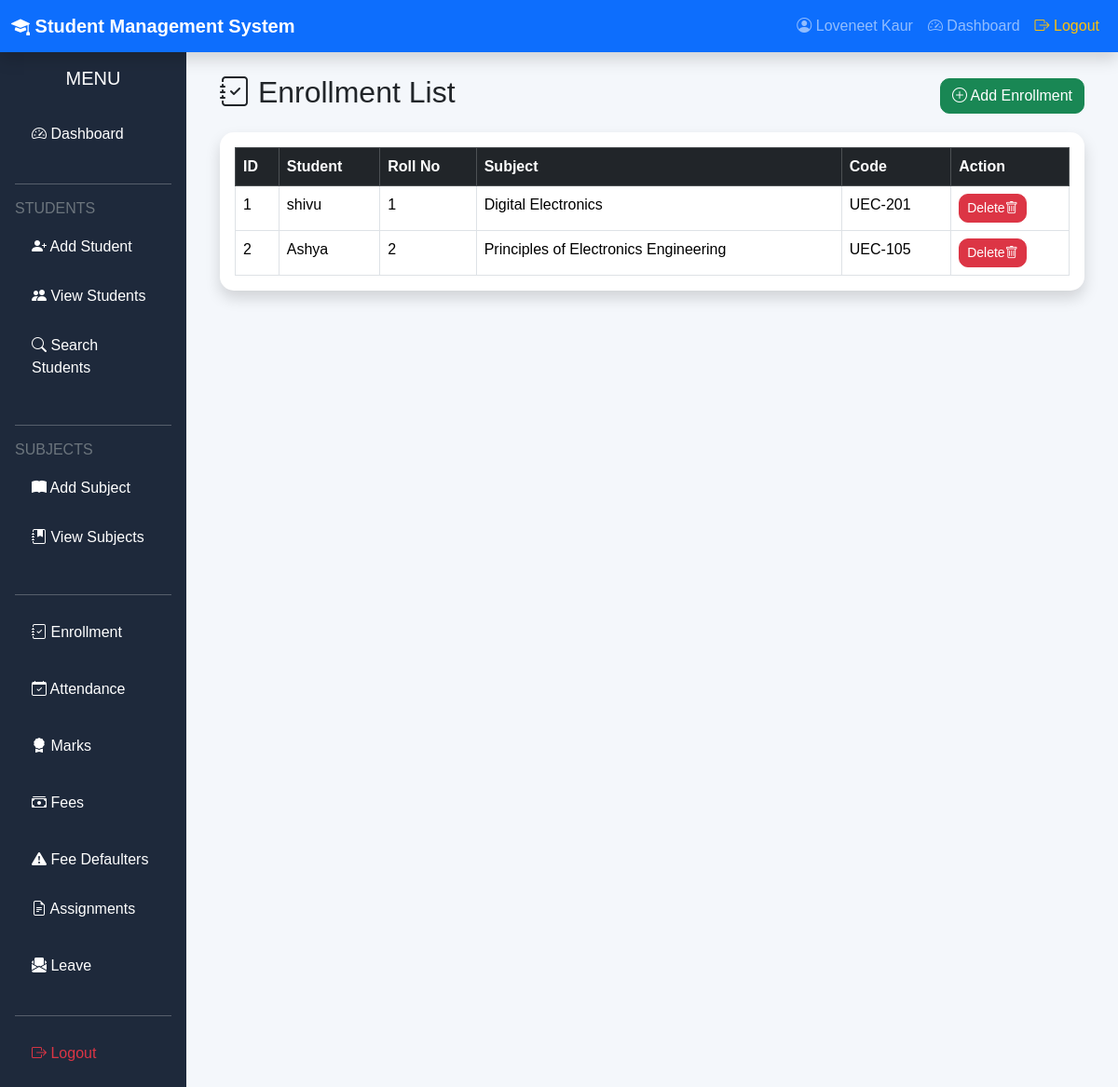
/view_enrollments (signed in), run on the app's committed database.
### models.py (models this page shows)
class Enrollment(db.Model):
    __tablename__ = "enrollments"
    id = db.Column(db.Integer, primary_key=True)
    student_id = db.Column(
        db.Integer,
        db.ForeignKey("students.id"),
        nullable=False
    )
    subject_id = db.Column(
        db.Integer,
        db.ForeignKey("subjects.id"),
        nullable=False
    )
    student = db.relationship(
        "Students",
        backref="enrollments"
    )
    subject = db.relationship(
        "Subject",
        backref="enrollments"
    )

class Students(db.Model):
    __tablename__ = "students"
    id = db.Column(db.Integer, primary_key=True)
    roll_number = db.Column(db.String(20), unique=True, nullable=False)
    name = db.Column(db.String(100), nullable=False)
    branch = db.Column(db.String(100), nullable=False)
    semester = db.Column(db.String(20), nullable=False)
    phone = db.Column(db.String(15))
    email = db.Column(db.String(120), unique=True)
    photo = db.Column(db.String(255))
    marks = db.Column(db.Float, default=0)
    attendance = db.Column(db.Float, default=0)
    total_fee = db.Column(db.Float, default=0)
    paid_fee = db.Column(db.Float, default=0)
    due_fee = db.Column(db.Float, default=0)
    fee_status = db.Column(db.String(20), default="Pending")
    status = db.Column(db.String(30), default="Active")
    admission_date = db.Column(
        db.Date,
        default=date.today
    )

class Subject(db.Model):
    __tablename__ = "subjects"
    id = db.Column(db.Integer, primary_key=True)
    subject_name = db.Column(
        db.String(100),
        nullable=False
    )
    subject_code = db.Column(
        db.String(20),
        unique=True,
        nullable=False
    )
    credits = db.Column(db.Integer)

### routes/enrollments/crud.py (the view)
@app.route("/view_enrollments")
def view_enrollments():
    if "user_id" not in session:
        return redirect("/login")
    enrollments = Enrollment.query.all()
    return render_template(
        "view_enrollments.html",
        enrollments=enrollments
    )

### templates/view_enrollments.html (shortened to what this page needs)
{% extends "base.html" %}
{% block content %}
<div class="container-fluid">
    <div class="d-flex justify-content-between align-items-center mb-3">
        <h2>
            <i class="bi bi-journal-check"></i>
            Enrollment List
        </h2>
        <a href="/add_enrollment"
           class="btn btn-success">
            <i class="bi bi-plus-circle"></i>
            Add Enrollment
        </a>
    </div>
    <div class="card shadow">
        <div class="card-body">
            <table class="table table-bordered table-hover">
                <thead class="table-dark">
                    <tr>
                        <th>ID</th>
                        <th>Student</th>
                        <th>Roll No</th>
                        <th>Subject</th>
                        <th>Code</th>
                        <th>Action</th>
                    </tr>
                </thead>
                <tbody>
                {% if enrollments %}
                    {% for enrollment in enrollments %}
                    <tr>
                        <td>{{ enrollment.id }}</td>
                        <td>{{ enrollment.student.name }}</td>
                        <td>{{ enrollment.student.roll_number }}</td>
                        <td>{{ enrollment.subject.subject_name }}</td>
                        <td>{{ enrollment.subject.subject_code }}</td>
                        <td>
                            <a href="/delete_enrollment/{{ enrollment.id }}"
                               class="btn btn-danger btn-sm"
                               onclick="return confirm('Delete this enrollment?')">
                                <i class="bi bi-trash"></i>
                                Delete
                            </a>
                        </td>
                    </tr>
                    {% endfor %}
                {% endif %}
                </tbody>
            </table>
        </div>
    </div>
</div>
{% endblock %}

### static/css/style.css (style rules this page uses)
body { background:#f4f6f9; font-family:Arial, Helvetica, sans-serif; }
.card { border:none; border-radius:12px; box-shadow:0 2px 10px rgba(0,0,0,.08); }
.btn { border-radius:8px; }
.table { background:white; }
.table thead { background:#0d6efd; color:white; }
body { background:#f4f7fb; }
.card { border:none; border-radius:15px; transition:.3s; }
.table { margin-bottom:0; }
.table thead { background:#212529; color:white; }
.btn { border-radius:10px; }
.card i { float:right; }

### data on the page
Enrollment: id "1", student.name "shivu", student.roll_number "1", subject.subject_name "Digital Electronics", subject.subject_code "UEC-201"
Enrollment: id "2", student.name "Ashya", student.roll_number "2", subject.subject_name "Principles of Electronics Engineering", subject.subject_code "UEC-105"

### other printed values
{{ session["username"] }} "Loveneet Kaur"
